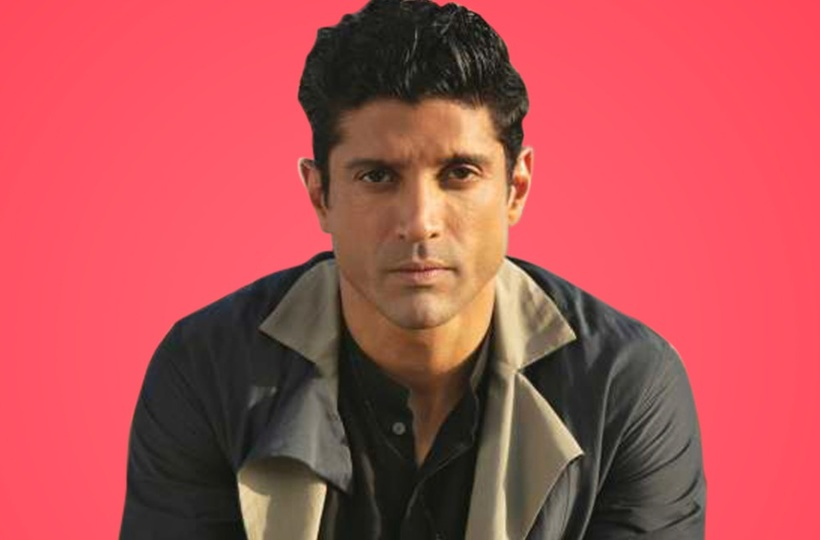
#> input picture img/anoy.jpeg, 820 x 540 px; its folder holds only this picture in this run
$ jupyter execute facedetect.ipynb
#> lines starting #> are read from the running program, lines starting #| are printed output that depends on the picture; after the words box and inside, x2 and y2 are one past the last pixel; in counts of white or black regions, pixels touching at a corner belong together
[cell 1]
import cv2
import matplotlib.pyplot as plt
import numpy as np
import os

[cell 2]
nose = cv2.CascadeClassifier('models/nose.xml')

mouth = cv2.CascadeClassifier('models/mouth.xml')

face = cv2.CascadeClassifier('models/face.xml')

eyes = cv2.CascadeClassifier('models/eye.xml')

[cell 3]
imgs = os.listdir('img/')

for i in imgs:
    img = cv2.imread(f'img/{i}', 0)
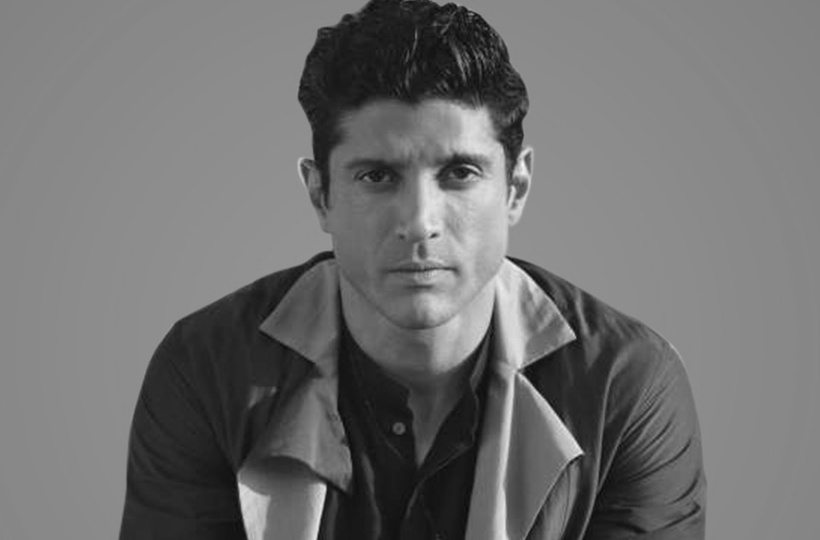
#> img: shape (540, 820); min 9, max 247, mean 111.8

    col = cv2.imread(f'img/{i}')
#> col is the input picture: shape (540, 820, 3); mean B, G, R 83.9, 81.2, 182.6
    col = cv2.cvtColor(col, cv2.COLOR_BGR2RGB)

    def draw_boundary(img, classifier, scaleFactor, minNeighbors, color, text):
#> called with scaleFactor = 1.1, minNeighbors = 10, color = (255, 0, 0), text = 'Face'
        gray_img = cv2.cvtColor(img, cv2.COLOR_BGR2GRAY)
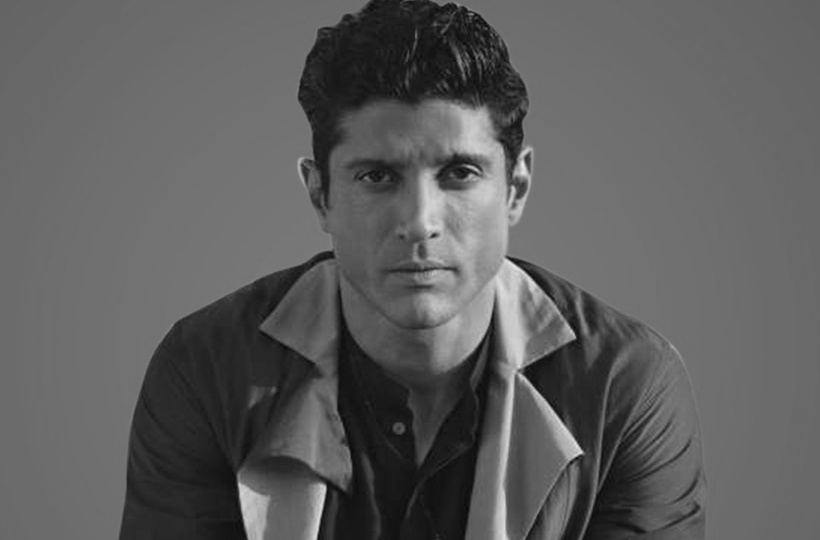
#> gray_img: shape (540, 820); min 7, max 236, mean 93.5
        features = classifier.detectMultiScale(gray_img, scaleFactor, minNeighbors)
#> features = [[301, 87, 232, 232]]
        coords = []
        for (x, y, w, h) in features:
            cv2.rectangle(img, (x,y), (x+w, y+h), color, 2)
            cv2.putText(img, text, (x, y-4), cv2.FONT_HERSHEY_SIMPLEX, 0.8, color, 1, cv2.LINE_AA)
            coords = [x, y, w, h]
#> this loop made 1 pass
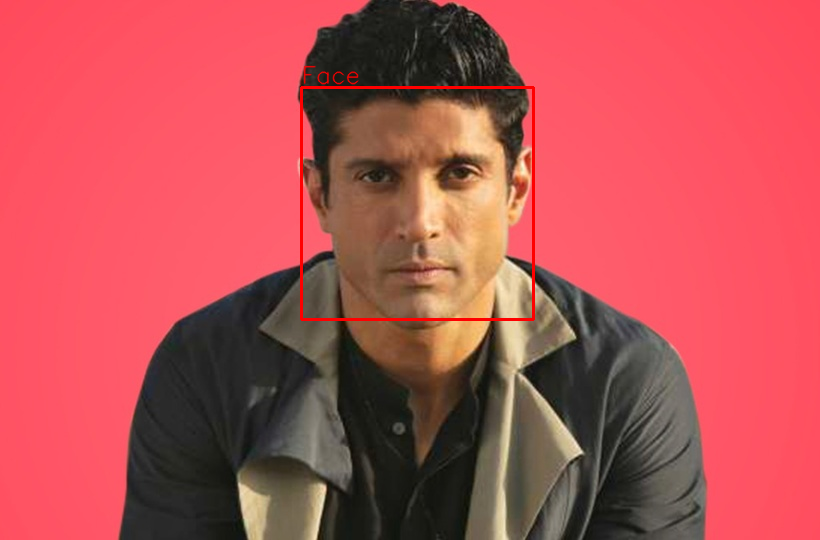
#> img: shape (540, 820, 3); mean R, G, B 183.3, 80.6, 83.4
        return coords


    def detect(img, faceCascade, eyeCascade, noseCascade, mouthCascade):
        color = {"blue":(255,0,0), "red":(0,0,255), "green":(0,255,0), "white":(255,255,255)}
        coords = draw_boundary(img, faceCascade, 1.1, 10, color['blue'], "Face")
#> coords = [301, 87, 232, 232]
        if len(coords)==4:
            roi_img = img[coords[1]:coords[1]+coords[3], coords[0]:coords[0]+coords[2]]
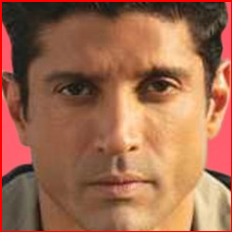
#> roi_img: shape (232, 232, 3); mean R, G, B 160.4, 106.2, 78.9
            coords = draw_boundary(roi_img, eyeCascade, 1.1, 5, color['red'], "Eye")
#> call 2 of draw_boundary, with scaleFactor = 1.1, minNeighbors = 5, color = (0, 0, 255), text = 'Eye'
#> in draw_boundary (call 2), `gray_img = cv2.cvtColor(img, cv2.COLOR_BGR2GRAY)`:
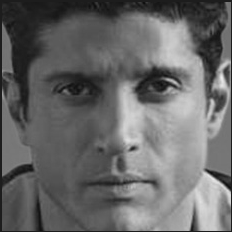
#> gray_img: shape (232, 232); min 13, max 236, mean 104.2
#> in draw_boundary (call 2), `features = classifier.detectMultiScale(gray_img, scaleFactor, minNeigh..`: features = [[50, 65, 47, 47], [125, 54, 61, 61]]
#> the loop in draw_boundary (call 2), `for (x, y, w, h) in features:` made 2 passes
#> after the loop in draw_boundary (call 2), `for (x, y, w, h) in features:`:
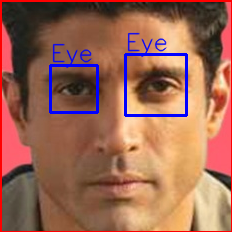
#> img: shape (232, 232, 3); 3.62% of pixels changed, all inside (x1, y1, x2, y2) = (49, 32, 188, 117)
#> coords = [125, 54, 61, 61]
            coords = draw_boundary(roi_img, noseCascade, 1.1, 4, color['green'], "Nose")
#> call 3 of draw_boundary, with scaleFactor = 1.1, minNeighbors = 4, color = (0, 255, 0), text = 'Nose'
#> in draw_boundary (call 3), `features = classifier.detectMultiScale(gray_img, scaleFactor, minNeigh..`: features = [[130, 59, 28, 17], [93, 127, 53, 32]]
#> the loop in draw_boundary (call 3), `for (x, y, w, h) in features:` made 2 passes
#> after the loop in draw_boundary (call 3), `for (x, y, w, h) in features:`:
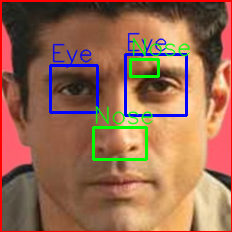
#> img: shape (232, 232, 3); 3.1% of pixels changed, all inside (x1, y1, x2, y2) = (92, 38, 191, 161)
#> coords = [93, 127, 53, 32]
            coords = draw_boundary(roi_img, mouthCascade, 1.5, 8, color['white'], "Mouth")
#> call 4 of draw_boundary, with scaleFactor = 1.5, minNeighbors = 8, color = (255, 255, 255), text = 'Mouth'
#> in draw_boundary (call 4), `gray_img = cv2.cvtColor(img, cv2.COLOR_BGR2GRAY)`:
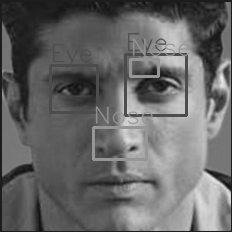
#> gray_img: shape (232, 232); min 13, max 236, mean 103.4
#> in draw_boundary (call 4), `features = classifier.detectMultiScale(gray_img, scaleFactor, minNeigh..`: features = [[95, 173, 56, 34], [79, 168, 84, 51]]
#> the loop in draw_boundary (call 4), `for (x, y, w, h) in features:` made 2 passes
#> after the loop in draw_boundary (call 4), `for (x, y, w, h) in features:`:
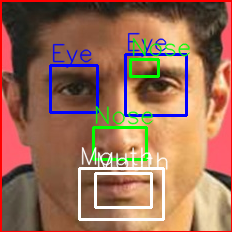
#> img: shape (232, 232, 3); 4.06% of pixels changed, all inside (x1, y1, x2, y2) = (78, 147, 168, 221)
#> coords = [79, 168, 84, 51]
        return img

    col = detect(col, face, eyes, nose, mouth)
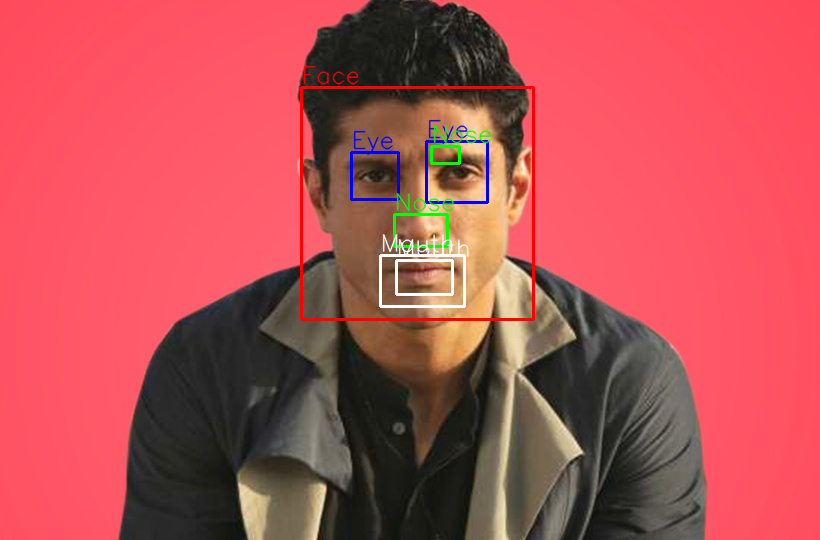
#> col: shape (540, 820, 3); mean R, G, B 182.5, 81, 84.3
    plt.imshow(col)
    plt.title("Output")
    plt.axis('off')
    cv2.imwrite(f'detected/{i}.jpg', col)

$ run again, on img/hrx.jpg
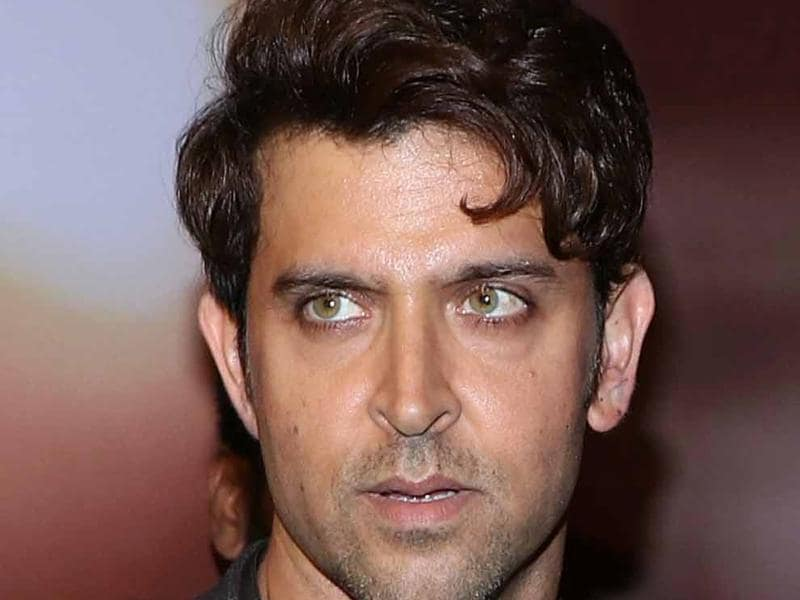
#> input picture img/hrx.jpg, 800 x 600 px
#> col is the input picture: shape (600, 800, 3); mean B, G, R 85, 89.4, 117.3
#> features = [[203, 152, 412, 412]]
#> the loop in draw_boundary, `for (x, y, w, h) in features:` made 1 pass
#> in detect, `coords = draw_boundary(img, faceCascade, 1.1, 10, color['blue'], "Face")`: coords = [203, 152, 412, 412]
#> gray_img: shape (412, 412)
#> the loop in draw_boundary (call 2), `for (x, y, w, h) in features:` made 2 passes
#> (x, y, w, h) on passes 1 to 2: (71, 102, 98, 98), (227, 92, 109, 109)
#> in detect, `coords = draw_boundary(roi_img, eyeCascade, 1.1, 5, color['red'], "Eye")`: coords = [227, 92, 109, 109]
#> in detect, `coords = draw_boundary(roi_img, noseCascade, 1.1, 4, color['green'], "..`: coords = [154, 233, 93, 56]
#> features = [[165, 331, 56, 34], [155, 317, 127, 76]]
#> the loop in draw_boundary (call 4), `for (x, y, w, h) in features:` made 2 passes
#> after the loop in draw_boundary (call 4), `for (x, y, w, h) in features:`:
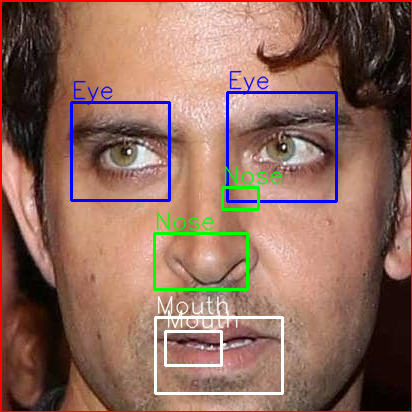
#> img: shape (412, 412, 3); mean R, G, B 144.1, 106.1, 93
#> in detect, `coords = draw_boundary(roi_img, mouthCascade, 1.5, 8, color['white'], ..`: coords = [155, 317, 127, 76]
#> `col = detect(col, face, eyes, nose, mouth)`:
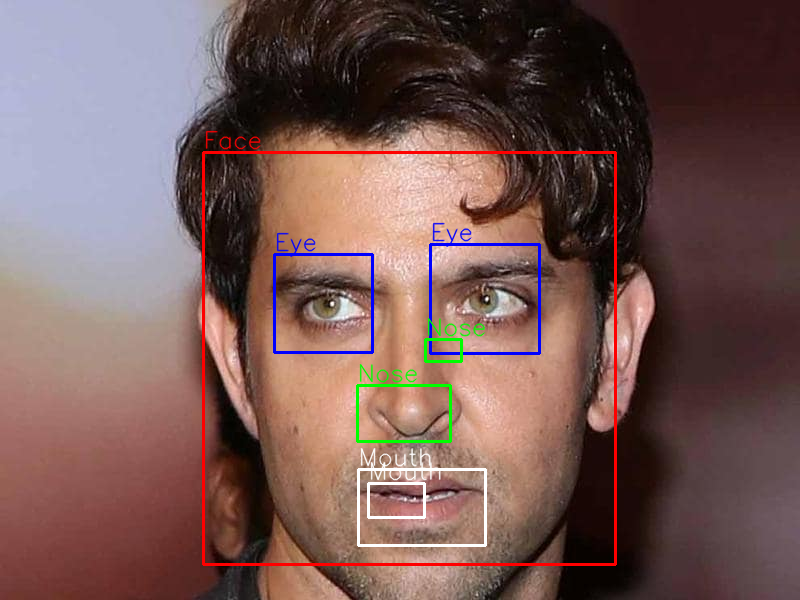
#> col: shape (600, 800, 3); mean R, G, B 117.6, 88.8, 85.3

$ run again, on img/hrx2.jpg
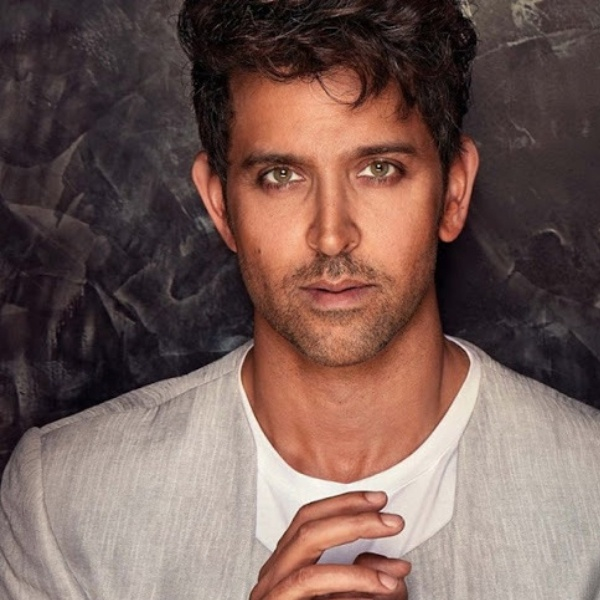
#> input picture img/hrx2.jpg, 600 x 600 px
#> col is the input picture: shape (600, 600, 3); mean B, G, R 86.4, 92.8, 117.8
#> features = [[201, 79, 257, 257]]
#> the loop in draw_boundary, `for (x, y, w, h) in features:` made 1 pass
#> in detect, `coords = draw_boundary(img, faceCascade, 1.1, 10, color['blue'], "Face")`: coords = [201, 79, 257, 257]
#> gray_img: shape (257, 257)
#> the loop in draw_boundary (call 2), `for (x, y, w, h) in features:` made 2 passes
#> (x, y, w, h) on passes 1 to 2: (46, 66, 60, 60), (151, 60, 58, 58)
#> in detect, `coords = draw_boundary(roi_img, eyeCascade, 1.1, 5, color['red'], "Eye")`: coords = [151, 60, 58, 58]
#> in detect, `coords = draw_boundary(roi_img, noseCascade, 1.1, 4, color['green'], "..`: coords = [102, 154, 49, 29]
#> in detect, `coords = draw_boundary(roi_img, mouthCascade, 1.5, 8, color['white'], ..`: coords = [93, 197, 84, 51]
#> `col = detect(col, face, eyes, nose, mouth)`:
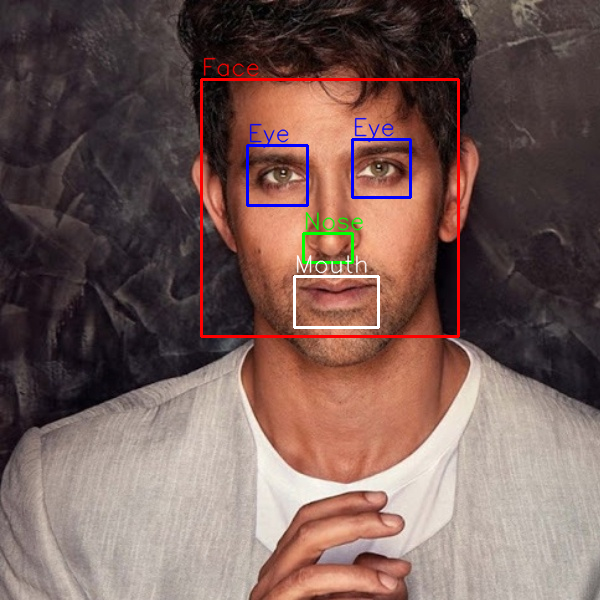
#> col: shape (600, 600, 3); mean R, G, B 118.4, 92.4, 87.2
